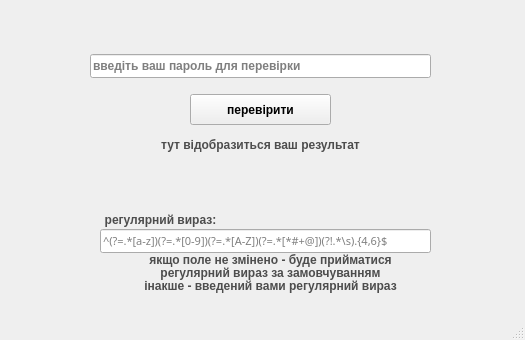
<?xml version="1.0" encoding="UTF-8"?>
<ui version="4.0">
 <class>MainWindow</class>
 <widget class="QMainWindow" name="MainWindow">
  <property name="geometry">
   <rect>
    <x>0</x>
    <y>0</y>
    <width>525</width>
    <height>340</height>
   </rect>
  </property>
  <property name="windowTitle">
   <string>Password Checker</string>
  </property>
  <property name="windowIcon">
   <iconset theme="appointment-new"/>
  </property>
  <widget class="QWidget" name="centralwidget">
   <widget class="QLineEdit" name="lineEdit">
    <property name="geometry">
     <rect>
      <x>90</x>
      <y>54</y>
      <width>341</width>
      <height>24</height>
     </rect>
    </property>
    <property name="font">
     <font>
      <family>System</family>
      <bold>true</bold>
     </font>
    </property>
    <property name="placeholderText">
     <string>введіть ваш пароль для перевірки</string>
    </property>
   </widget>
   <widget class="QPushButton" name="pushButton">
    <property name="geometry">
     <rect>
      <x>190</x>
      <y>94</y>
      <width>141</width>
      <height>31</height>
     </rect>
    </property>
    <property name="font">
     <font>
      <family>System</family>
      <bold>true</bold>
     </font>
    </property>
    <property name="text">
     <string>перевірити</string>
    </property>
   </widget>
   <widget class="QLabel" name="resultLabel">
    <property name="geometry">
     <rect>
      <x>120</x>
      <y>134</y>
      <width>281</width>
      <height>21</height>
     </rect>
    </property>
    <property name="font">
     <font>
      <family>System</family>
      <italic>false</italic>
      <bold>true</bold>
     </font>
    </property>
    <property name="styleSheet">
     <string notr="true">color:rgb(77, 77, 77)</string>
    </property>
    <property name="text">
     <string>тут відобразиться ваш результат</string>
    </property>
    <property name="alignment">
     <set>Qt::AlignCenter</set>
    </property>
   </widget>
   <widget class="QLineEdit" name="regexEdit">
    <property name="geometry">
     <rect>
      <x>100</x>
      <y>229</y>
      <width>331</width>
      <height>24</height>
     </rect>
    </property>
    <property name="font">
     <font>
      <family>Swis721 BT</family>
      <pointsize>8</pointsize>
      <italic>false</italic>
      <bold>false</bold>
     </font>
    </property>
    <property name="placeholderText">
     <string>^(?=.*[a-z])(?=.*[0-9])(?=.*[A-Z])(?=.*[*#+@])(?!.*\s).{4,6}$</string>
    </property>
   </widget>
   <widget class="QLabel" name="label_2">
    <property name="geometry">
     <rect>
      <x>20</x>
      <y>209</y>
      <width>281</width>
      <height>21</height>
     </rect>
    </property>
    <property name="font">
     <font>
      <family>System</family>
      <italic>false</italic>
      <bold>true</bold>
     </font>
    </property>
    <property name="styleSheet">
     <string notr="true">color:rgb(77, 77, 77)</string>
    </property>
    <property name="text">
     <string>регулярний вираз:</string>
    </property>
    <property name="alignment">
     <set>Qt::AlignCenter</set>
    </property>
   </widget>
   <widget class="QLabel" name="label_3">
    <property name="geometry">
     <rect>
      <x>70</x>
      <y>239</y>
      <width>401</width>
      <height>41</height>
     </rect>
    </property>
    <property name="font">
     <font>
      <family>System</family>
      <italic>false</italic>
      <bold>true</bold>
     </font>
    </property>
    <property name="styleSheet">
     <string notr="true">color:rgb(77, 77, 77)</string>
    </property>
    <property name="text">
     <string>якщо поле не змінено - буде прийматися</string>
    </property>
    <property name="alignment">
     <set>Qt::AlignCenter</set>
    </property>
   </widget>
   <widget class="QLabel" name="label_4">
    <property name="geometry">
     <rect>
      <x>70</x>
      <y>262</y>
      <width>401</width>
      <height>21</height>
     </rect>
    </property>
    <property name="font">
     <font>
      <family>System</family>
      <italic>false</italic>
      <bold>true</bold>
     </font>
    </property>
    <property name="styleSheet">
     <string notr="true">color:rgb(77, 77, 77)</string>
    </property>
    <property name="text">
     <string>регулярний вираз за замовчуванням</string>
    </property>
    <property name="alignment">
     <set>Qt::AlignCenter</set>
    </property>
   </widget>
   <widget class="QLabel" name="label_5">
    <property name="geometry">
     <rect>
      <x>70</x>
      <y>275</y>
      <width>401</width>
      <height>21</height>
     </rect>
    </property>
    <property name="font">
     <font>
      <family>System</family>
      <italic>false</italic>
      <bold>true</bold>
     </font>
    </property>
    <property name="styleSheet">
     <string notr="true">color:rgb(77, 77, 77)</string>
    </property>
    <property name="text">
     <string>інакше - введений вами регулярний вираз</string>
    </property>
    <property name="alignment">
     <set>Qt::AlignCenter</set>
    </property>
   </widget>
  </widget>
  <widget class="QStatusBar" name="statusbar"/>
 </widget>
 <resources/>
 <connections/>
</ui>
